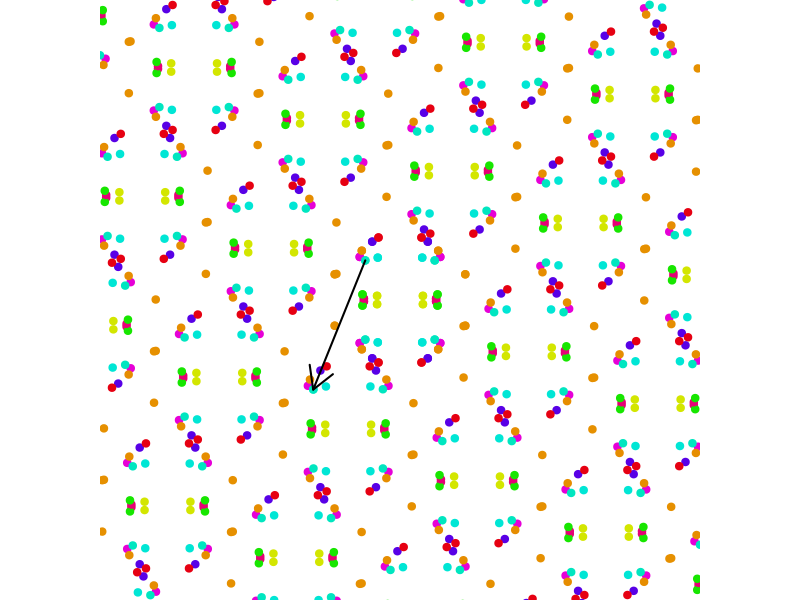
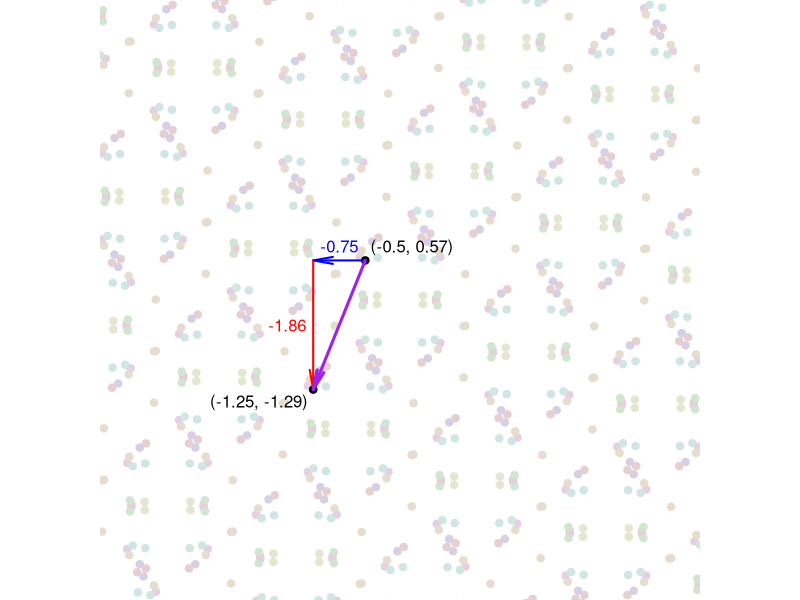

Here is the R script that generated these plots, in order:
## ---- chunk 1
while(T){
    x1 = round(runif(10,0,1),2)
    y1 = round(runif(10,0,1),2)
    hs = runif(10)
    x = c(-x1,-x1,x1,x1)
    y = c(-y1,y1,-y1,y1)
    h = c(hs,hs,hs,hs)
    r = round(runif(1,2,3),1)
    th1 = round(sample(0:3,1)*pi/2+runif(1,pi/12,pi/2-pi/12),2)
    th2 = th1+pi/2
    
    rn = sample(1:length(x),1)
    x0 = x[rn]
    y0 = y[rn]
    Dx = round(r*cos(th1),2)
    Dy = round(r*sin(th1),2)
    x1 = round(x0+Dx,2)
    y1 = round(y0+Dy,2)
    hrn = h[rn]
    
    alsol = function(ans,n=5,dx=1){
        choices = round(ans-sample(0:(n-1),1)*dx+(0:(n-1))*dx,2)
        al = paste0("* ",choices,collapse="\n")
        sol = paste0(1*(round(ans,2)==choices),collapse="")
        return(data.frame(al,sol))
    }
    
    fx = alsol(x1,5,0.03)
    fy = alsol(y1,5,0.03)
    if(abs(Dx)>0.2 && abs(Dy)>0.2){break}
}



## ---- chunk 2
par(mar=c(0,0,0,0),pty="s")
plot(0,0,type="n",axes=F,ann=F,xlim=c(-4,4),ylim=c(-4,4))
for(i in -8:8){
    for(j in -8:8){
        dx = i*r*cos(th1)+j*r*cos(th2)
        dy = i*r*sin(th1)+j*r*sin(th2)
        points(x+dx,y+dy,col=hsv(h,1,0.9,1),pch=19)
    }
}
points(x,y,col=hsv(h,1,0.9,1),pch=19)

points(x1,y1,col=hsv(hrn,1,0.9,1),pch=19)
arrows(x0,y0,x1,y1,lwd=2)
## ---- chunk 3
if(Dx<0){
    st1 = paste0(x0,"-",abs(Dx),collapse="") 
} else {
    st1 = paste0(x0,"+",abs(Dx),collapse="") 
}
if(Dy<0){
    st2 = paste0(y0,"-",abs(Dy),collapse="") 
} else {
    st2 = paste0(y0,"+",abs(Dy),collapse="") 
}

## ---- chunk 4
par(mar=c(0,0,0,0),pty="s")
plot(0,0,type="n",axes=F,ann=F,xlim=c(-4,4),ylim=c(-4,4))
for(i in -8:8){
    for(j in -8:8){
        dx = i*r*cos(th1)+j*r*cos(th2)
        dy = i*r*sin(th1)+j*r*sin(th2)
        points(x+dx,y+dy,col=hsv(h,0.1,0.9,1),pch=19)
    }
}

p1tx = x0+0.2*cos(th1+pi)
p1ty = y0+0.2*sin(th1+pi)
text(p1tx,p1ty,paste0("(",x0,", ",y0,")"),adj=max(0,sign(cos(th1))),cex=1)
p2tx = x1+0.2*cos(th1)
p2ty = y1+0.2*sin(th1)
text(p2tx,p2ty,paste0("(",x1,", ",y1,")"),adj=-sign(cos(th1))/2+0.5,cex=1)
points(x0,y0,pch=19,cex=1)
points(x1,y1,pch=19,cex=1)

arrows(x0,y0,x1,y0,lwd=2,col="blue",length=0.2,angle=10)
text(mean(c(x0,x1)),y0-0.2*sign(sin(th1)),Dx,col="blue",cex=1)
arrows(x1,y0,x1,y1,lwd=2,col="red",length=0.2,angle=10)
text(x1+0.1*sign(cos(th1)),mean(c(y0,y1)),Dy,col="red",cex=1,adj=-sign(cos(th1))/2+0.5)
arrows(x0,y0,x1,y1,lwd=3,col="purple",length=0.2,angle=10)
